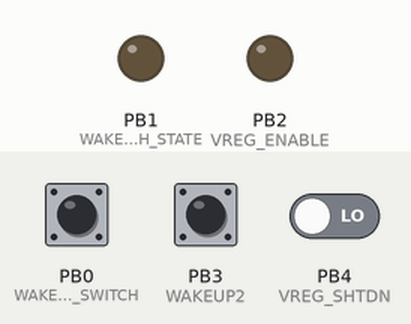
Bench run of a sketch on a simulated ATtiny85, built with avr-gcc and run on an emulated ATtiny85. Parts: output pins drawn as LEDs (lit = HIGH). The test bench sets the inputs (shaded band); at power-on: PB0 (WAKEUP_SWITCH) HIGH, PB4 (VREG_SHTDN) LOW, PB3 (WAKEUP2) HIGH. Sleep ends after the set time or at an interrupt.

Above: at 1.2 s.
1.3 s: PB0 (WAKEUP_SWITCH) pulled LOW for 0.15 s
At 2.5 s:
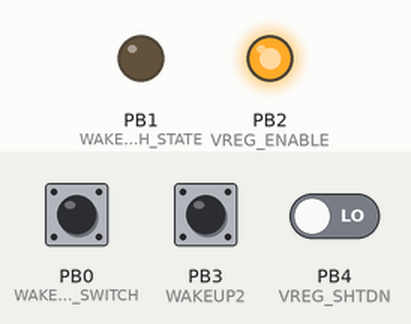
2.9 s: PB4 (VREG_SHTDN) driven HIGH
At 4.0 s:
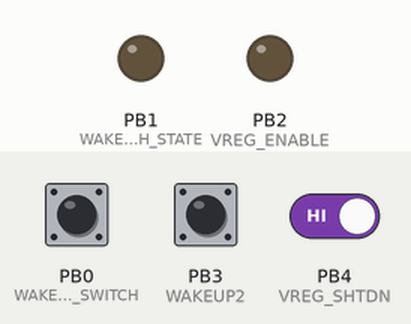
4.5 s: PB3 (WAKEUP2) pulled LOW for 0.15 s
At 5.2 s:
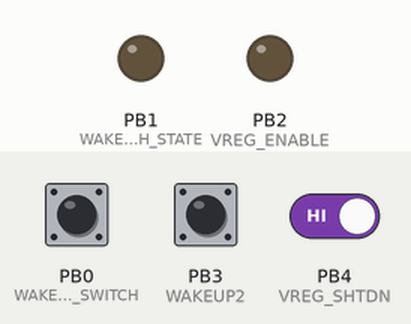
Timing chart, 0 to 7.5 s (numbered marks = the images above; inputs shaded):
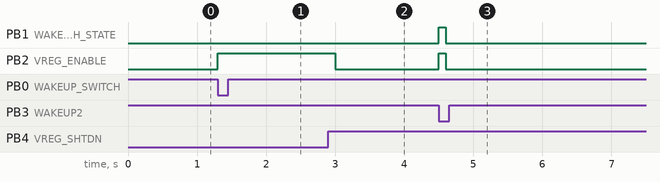

Measured:
- after the input at 1.3 s, PB2 (VREG_ENABLE): LOW → HIGH at once
- after the input at 2.9 s, PB2 (VREG_ENABLE): HIGH → LOW after 0.10 s
- after the input at 4.5 s, PB1 (WAKEUP_SWITCH_STATE), PB2 (VREG_ENABLE): LOW → HIGH at once, → LOW 0.10 s later

The sketch:

DahButton_ATtiny85.ino
```cpp
/*
 * Sleep Program for Dah Button ATtiny85
 *
 * Company:    Naked Ninja (c) 2020
 * Website:    https://nakedninja.cc
 * Author(s):  Caner Erdem & Harm Verbeek
 *
 * Pin configuration:
 *                                   +-\/-+
 *        PCINT5/RESET/ADC0/dW/PB5  1|    |8  Vcc
 * PCINT3/XTAL1/CLKI/OC1B/ADC3/PB3  2|    |7  PB2/SCK/USCK/SCL/ADC1/T0/INT0/PCINT2
 * PCINT4/XTAL2/CLKO/OC1B/ADC2/PB4  3|    |6  PB1/MISO/DO/AIN1/OC0B/OC1A/PCINT1
 *                             GND  4|    |5  PB0/MOSI/DI/SDA/AIN0/OC0A/OC1A/AREF/PCINT0
 *                                   +----+
 * PB0  -(I)->  Wake up switch
 * PB1  -(O)->  Wake up switch state
 * PB2  -(O)->  Enable pin of voltage regulator
 * PB3  -(I)->  Wake up switch 2
 * PB4  -(I)->  Shutdown signal to disable voltage regulator
 * PB5  -(x)->  N/C
 *
 * ATtiny85 upload settings:
 * (In order to program the ATtint85 an Arduino UNO with the ArduinoISP code is required.)
 *  Board:      Attiny25/45/85
 *  Processor:  Attiny85
 *  Clock:      Internal 1MHz
 *  Programmer: Arduino as ISP
 *
*/

//Library's
#include <avr/sleep.h>

// Pin configuration
#define WAKEUP_SWITCH         0
#define WAKEUP_SWITCH_STATE   1
#define VREG_ENABLE           2
#define WAKEUP2               3
#define VREG_SHTDN            4

// Delays & timers
const unsigned long timerInterval = 240;

// Timer variables
unsigned long start_time;

// Other variables
boolean goto_sleep = true;

ISR (PCINT0_vect) {}

void setup() {
  //Inputs
  pinMode(VREG_SHTDN, INPUT);
  pinMode(WAKEUP_SWITCH, INPUT);
  pinMode(WAKEUP2, INPUT);

  //Internal pull-ups
  digitalWrite(WAKEUP_SWITCH, HIGH);
  digitalWrite(WAKEUP2, HIGH);

  //Outputs
  pinMode(VREG_ENABLE, OUTPUT);
  pinMode(WAKEUP_SWITCH_STATE, OUTPUT);

  //Disable AD converter
  ADCSRA &= ~(1<<ADEN);

  //Set sleep mode
  set_sleep_mode(SLEEP_MODE_PWR_DOWN);

  //Enable pin change interrupts
  GIMSK |= (1<<PCIE);
}

void loop() {
  if (goto_sleep == true) {
    digitalWrite(VREG_ENABLE, LOW);         // Eisable voltage regulator
    digitalWrite(WAKEUP_SWITCH_STATE, LOW); // Eisable switch state output

    PCMSK |= ((1<<PCINT0) | (1<<PCINT3));   // Enable pin change interrupt on PB0(pin5) and PB3(pin2)
    sleep_enable();   // Ready to sleep
    sleep_mode();     // Sleep

    /*Returns here after wakeup !!!*/

    sleep_disable();  // Precaution
    PCMSK &= ~((1<<PCINT0) | (1<<PCINT3));  // Disable pin change interrupt

    if (digitalRead(WAKEUP2) == LOW) {
      digitalWrite(VREG_ENABLE, HIGH);          // Enanle voltage regulator
      digitalWrite(WAKEUP_SWITCH_STATE, HIGH);  // ESP8266 in server mode
      goto_sleep = false;
      start_time = millis();                  // Get new start timer
    } else if (digitalRead(WAKEUP_SWITCH) == LOW) {
      digitalWrite(VREG_ENABLE, HIGH);        // Enanle voltage regulator
      digitalWrite(WAKEUP_SWITCH_STATE, LOW); // ESP8266 in client mode
      goto_sleep = false;
      start_time = millis();                  // Get new start timer
    } else {
      goto_sleep = true;
    }
  }

  // Attiny85 time out
  if ((goto_sleep == false) && (millis()-start_time >= timerInterval*1000)) {
    goto_sleep = true;
  }

  if (digitalRead(VREG_SHTDN) == HIGH) {
    delay(100);
//    while (digitalRead(VREG_SHTDN) == 1) {};
    goto_sleep = true;
  }
}
```
